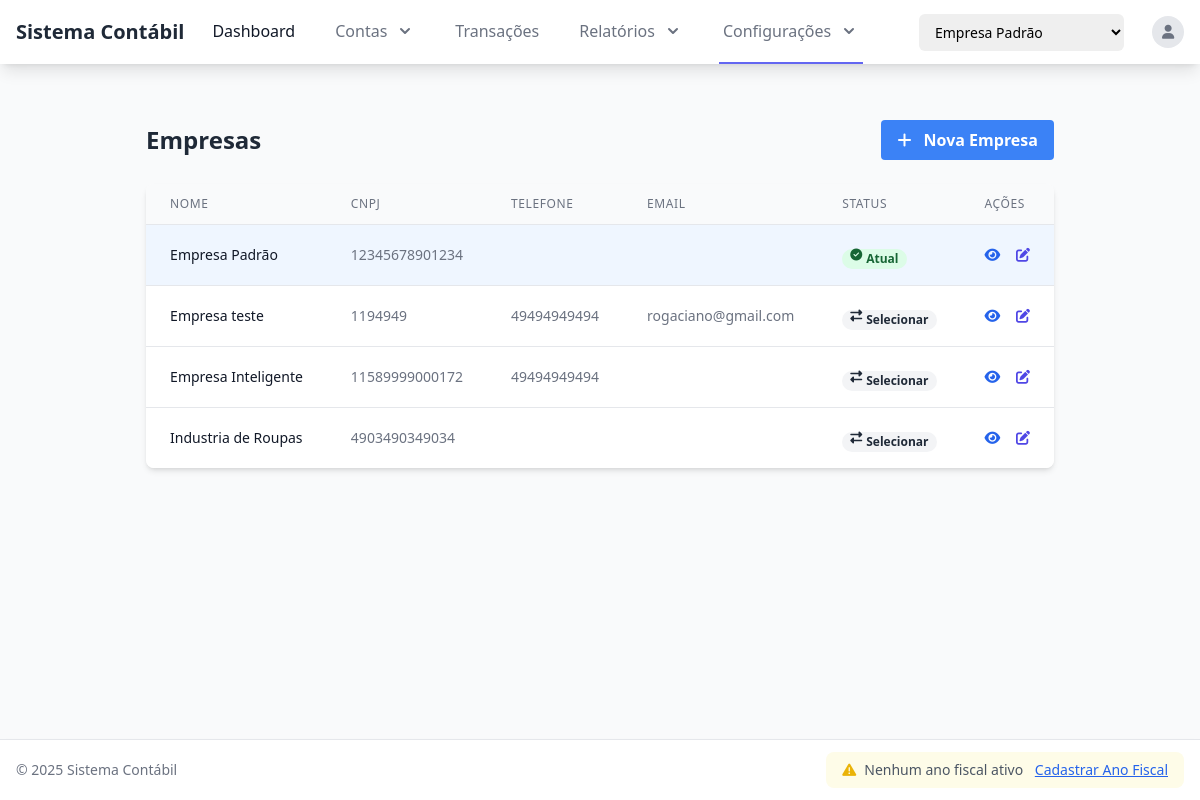
Page /companies/ (signed in) on the earlier database version.
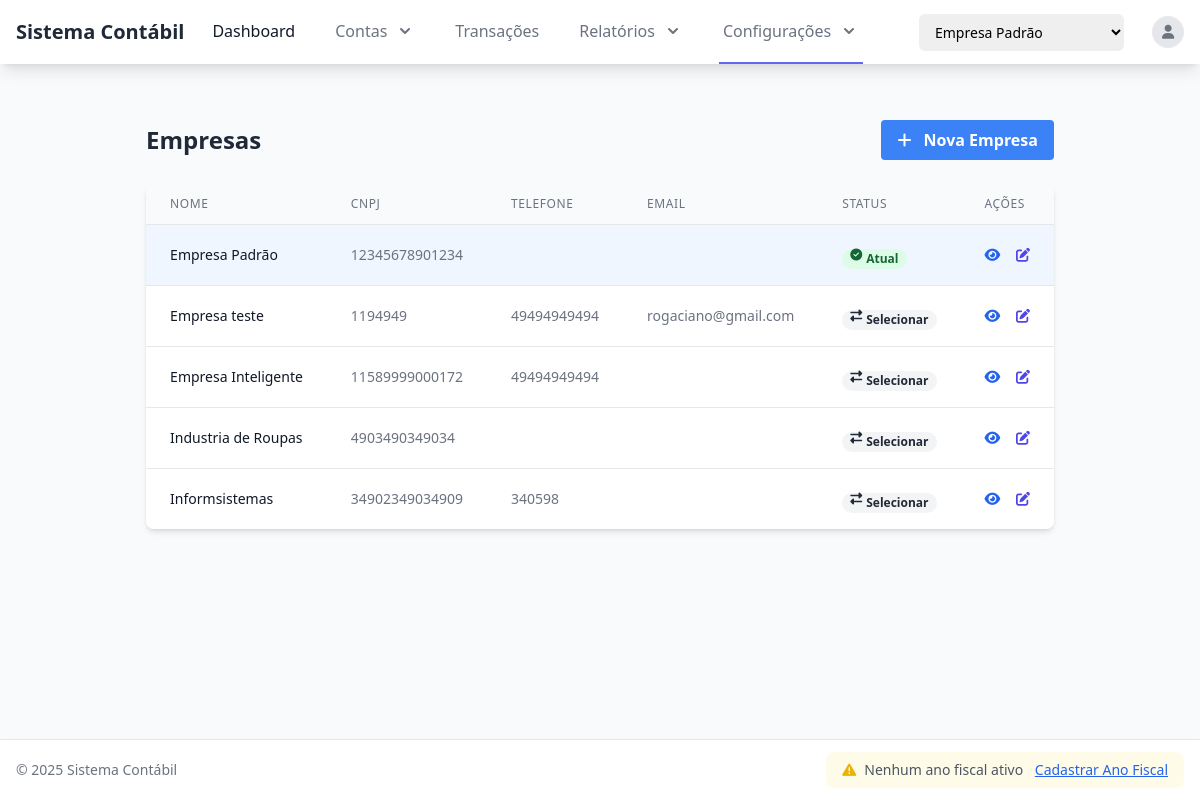
Same page on the later database version.
### accounts/models.py (models this page shows, shortened)
class Company(models.Model):
    name = models.CharField(_('Nome'), max_length=100)
    tax_id = models.CharField(_('CNPJ'), max_length=14, unique=True)
    address = models.TextField(_('Endereço'), blank=True)
    phone = models.CharField(_('Telefone'), max_length=20, blank=True)
    email = models.EmailField(_('Email'), blank=True)
    created_at = models.DateTimeField(_('Criado em'), auto_now_add=True)
    updated_at = models.DateTimeField(_('Atualizado em'), auto_now=True)
    class Meta:
        verbose_name = _('Empresa')
        verbose_name_plural = _('Empresas')

### core/views.py (the view)
# urls.py: path('companies/', views.CompanyListView.as_view(), name='company_list'),
class CompanyListView(LoginRequiredMixin, ListView):
    model = Company
    template_name = 'core/company_list.html'
    context_object_name = 'companies'
    def get_queryset(self):
        try:
            user_profile = self.request.user.profile
            return user_profile.companies.all()
        except UserProfile.DoesNotExist:
            return Company.objects.none()
    def get_context_data(self, **kwargs):
        context = super().get_context_data(**kwargs)
        context['current_company'] = getattr(self.request, 'current_company', None)
        return context

### core/context_processors.py (called while the page is built)
def active_fiscal_year(request):
    context = {
        'active_fiscal_year': None
    }
    if hasattr(request, 'current_company') and request.current_company:
        today = date.today()
        fiscal_year = FiscalYear.objects.filter(
            company=request.current_company,
            start_date__lte=today,
            end_date__gte=today,
            is_closed=False
        ).first()
        context['active_fiscal_year'] = fiscal_year
    return context

### templates/core/company_list.html (shortened to what this page needs)
{% extends 'base.html' %}
{% load static %}
{% block content %}
<div class="container mx-auto px-4 py-8">
    <div class="flex justify-between items-center mb-6">
        <h1 class="text-2xl font-bold text-gray-800">Empresas</h1>
        <a href="{% url 'company_create' %}" class="bg-blue-500 hover:bg-blue-600 text-white font-semibold py-2 px-4 rounded">
            <i class="fas fa-plus mr-2"></i> Nova Empresa
        </a>
    </div>
    {% if companies %}
        <div class="bg-white shadow-md rounded-lg overflow-hidden">
            <table class="min-w-full divide-y divide-gray-200">
                <thead class="bg-gray-50">
                    <tr>
                        <th scope="col" class="px-6 py-3 text-left text-xs font-medium text-gray-500 uppercase tracking-wider">Nome</th>
                        <th scope="col" class="px-6 py-3 text-left text-xs font-medium text-gray-500 uppercase tracking-wider">CNPJ</th>
                        <th scope="col" class="px-6 py-3 text-left text-xs font-medium text-gray-500 uppercase tracking-wider">Telefone</th>
                        <th scope="col" class="px-6 py-3 text-left text-xs font-medium text-gray-500 uppercase tracking-wider">Email</th>
                        <th scope="col" class="px-6 py-3 text-left text-xs font-medium text-gray-500 uppercase tracking-wider">Status</th>
                        <th scope="col" class="px-6 py-3 text-left text-xs font-medium text-gray-500 uppercase tracking-wider">Ações</th>
                    </tr>
                </thead>
                <tbody class="bg-white divide-y divide-gray-200">
                    {% for company in companies %}
                        <tr class="{% if current_company.id == company.id %}bg-blue-50{% endif %}">
                            <td class="px-6 py-4 whitespace-nowrap">
                                <div class="text-sm font-medium text-gray-900">{{ company.name }}</div>
                            </td>
                            <td class="px-6 py-4 whitespace-nowrap">
                                <div class="text-sm text-gray-500">{{ company.tax_id }}</div>
                            </td>
                            <td class="px-6 py-4 whitespace-nowrap">
                                <div class="text-sm text-gray-500">{{ company.phone }}</div>
                            </td>
                            <td class="px-6 py-4 whitespace-nowrap">
                                <div class="text-sm text-gray-500">{{ company.email }}</div>
                            </td>
                            <td class="px-6 py-4 whitespace-nowrap">
                                {% if current_company.id == company.id %}
                                    <span class="px-2 inline-flex text-xs leading-5 font-semibold rounded-full bg-green-100 text-green-800">
                                        <i class="fas fa-check-circle mr-1"></i> Atual
                                    </span>
                                {% else %}
                                    <form action="{% url 'set_current_company' %}" method="post" class="inline">
                                        <button type="submit" class="px-2 inline-flex text-xs leading-5 font-semibold rounded-full bg-gray-100 text-gray-800 hover:bg-blue-100 hover:text-blue-800">
                                            <i class="fas fa-exchange-alt mr-1"></i> Selecionar
                                        </button>
                                    </form>
                                {% endif %}
                            </td>
                            <td class="px-6 py-4 whitespace-nowrap text-sm font-medium">
                                <a href="{% url 'company_detail' company.id %}" class="text-blue-600 hover:text-blue-900 mr-3">
                                    <i class="fas fa-eye"></i>
                                </a>
                                <a href="{% url 'company_update' company.id %}" class="text-indigo-600 hover:text-indigo-900">
                                    <i class="fas fa-edit"></i>
                                </a>
                            </td>
                        </tr>
                    {% endfor %}
                </tbody>
            </table>
        </div>
    {% endif %}
</div>
{% endblock %}

### templates/base.html (shortened to what this page needs)
<!DOCTYPE html>
<html lang="pt-br" class="h-full">
<head>
    {% load static %}
    <script src="https://cdn.tailwindcss.com"></script>
    <link href="https://cdn.jsdelivr.net/npm/select2@4.1.0-rc.0/dist/css/select2.min.css" rel="stylesheet" />
    <link rel="stylesheet" href="https://cdnjs.cloudflare.com/ajax/libs/font-awesome/6.5.1/css/all.min.css" />
</head>
<body class="bg-gray-50 flex flex-col min-h-screen">
    <nav class="bg-white shadow-lg">
        <div class="max-w-7xl mx-auto px-4">
            <div class="flex justify-between h-16">
                <div class="flex">
                    <div class="flex-shrink-0 flex items-center">
                        <a href="{% url 'dashboard' %}" class="text-xl font-bold text-gray-800">
                            Sistema Contábil
                        </a>
                    </div>
                    <div class="hidden md:ml-6 md:flex md:space-x-8">
                        <a href="{% url 'dashboard' %}" class="nav-link {% if request.resolver_match.url_name == 'dashboard' %}active{% endif %} text-gray-900">
                            Dashboard
                        </a>
                        <div class="relative" x-data="{ open: false }" @click.away="open = false">
                            <a href="#" @click.prevent="open = !open" class="nav-link {% if 'account' in request.resolver_match.url_name %}active{% endif %} text-gray-500">
                                Contas
                                <svg class="ml-2 h-5 w-5" xmlns="http://www.w3.org/2000/svg" viewBox="0 0 20 20" fill="currentColor">
                                    <path fill-rule="evenodd" d="M5.293 7.293a1 1 0 011.414 0L10 10.586l3.293-3.293a1 1 0 111.414 1.414l-4 4a1 1 0 01-1.414 0l-4-4a1 1 0 010-1.414z" clip-rule="evenodd" />
                                </svg>
                            </a>
                        </div>
                        <a href="{% url 'transaction_list' %}" class="nav-link {% if 'transaction' in request.resolver_match.url_name %}active{% endif %} text-gray-500">
                            Transações
                        </a>
                        <div class="relative" x-data="{ open: false }" @click.away="open = false">
                            <a href="#" @click.prevent="open = !open" class="nav-link {% if 'report' in request.resolver_match.url_name %}active{% endif %} text-gray-500">
                                Relatórios
                                <svg class="ml-2 h-5 w-5" xmlns="http://www.w3.org/2000/svg" viewBox="0 0 20 20" fill="currentColor">
                                    <path fill-rule="evenodd" d="M5.293 7.293a1 1 0 011.414 0L10 10.586l3.293-3.293a1 1 0 111.414 1.414l-4 4a1 1 0 01-1.414 0l-4-4a1 1 0 010-1.414z" clip-rule="evenodd" />
                                </svg>
                            </a>
                        </div>
                        <div class="relative" x-data="{ open: false }" @click.away="open = false">
                            <a href="#" @click.prevent="open = !open" class="nav-link {% if 'company' in request.resolver_match.url_name or 'fiscal_year' in request.resolver_match.url_name %}active{% endif %} text-gray-500">
                                Configurações
                                <svg class="ml-2 h-5 w-5" xmlns="http://www.w3.org/2000/svg" viewBox="0 0 20 20" fill="currentColor">
                                    <path fill-rule="evenodd" d="M5.293 7.293a1 1 0 011.414 0L10 10.586l3.293-3.293a1 1 0 111.414 1.414l-4 4a1 1 0 01-1.414 0l-4-4a1 1 0 010-1.414z" clip-rule="evenodd" />
                                </svg>
                            </a>
                        </div>
                    </div>
                </div>
                <div class="hidden md:ml-6 md:flex md:items-center">
                    {% if user.is_authenticated and user.profile.companies.exists %}
                    <div class="mr-4">
                        <form id="company-selector-form" action="{% url 'set_current_company' %}" method="post" class="flex items-center">
                            <select id="company-selector" name="company_id" class="select2-widget form-select block w-full pl-3 pr-10 py-2 text-base border-gray-300 focus:outline-none focus:ring-indigo-500 focus:border-indigo-500 sm:text-sm rounded-md" onchange="this.form.submit()">
                                {% for company in user.profile.companies.all %}
                                <option value="{{ company.id }}" {% if request.session.current_company_id == company.id %}selected{% endif %}>
                                    {{ company.name }}
                                </option>
                                {% endfor %}
                            </select>
                        </form>
                    </div>
                    {% endif %}
                    <div class="ml-3 relative" x-data="{ open: false }" @click.away="open = false">
                        <button @click="open = !open" class="flex text-sm rounded-full focus:outline-none focus:ring-2 focus:ring-offset-2 focus:ring-indigo-500">
                            <div class="h-8 w-8 rounded-full bg-gray-200 flex items-center justify-center">
                                <i class="fas fa-user text-gray-500"></i>
                            </div>
                        </button>
                    </div>
                </div>
            </div>
        </div>
    </nav>
    <main class="max-w-7xl mx-auto py-6 sm:px-6 lg:px-8 flex-1">
        {% block content %}{% endblock %}
    </main>
    <footer class="bg-white border-t border-gray-200 shadow-md">
        <div class="max-w-7xl mx-auto px-4 py-3">
            <div class="flex flex-col md:flex-row justify-between items-center text-sm text-gray-600">
                <div class="flex items-center mb-2 md:mb-0">
                    <span class="text-gray-500">&copy; {% now "Y" %} Sistema Contábil</span>
                </div>
                {% if active_fiscal_year %}
                <div class="flex items-center bg-blue-50 px-4 py-2 rounded-lg">
                    <i class="fas fa-calendar-alt mr-2 text-blue-500"></i>
                    <div>
                        <span class="font-semibold">Ano Fiscal Ativo:</span>
                        <span class="mx-1">{{ active_fiscal_year.year }}</span>
                        <span class="text-gray-500">|</span>
                        <span class="mx-1">{{ active_fiscal_year.start_date|date:"d/m/Y" }} - {{ active_fiscal_year.end_date|date:"d/m/Y" }}</span>
                        {% if active_fiscal_year.is_closed %}
                        <span class="ml-2 bg-red-100 text-red-800 text-xs font-medium px-2 py-0.5 rounded">Fechado</span>
                        {% else %}
                        <span class="ml-2 bg-green-100 text-green-800 text-xs font-medium px-2 py-0.5 rounded">Aberto</span>
                        {% endif %}
                    </div>
                </div>
                {% else %}
                <div class="flex items-center bg-yellow-50 px-4 py-2 rounded-lg">
                    <i class="fas fa-exclamation-triangle mr-2 text-yellow-500"></i>
                    <div>
                        <span>Nenhum ano fiscal ativo</span>
                        <a href="{% url 'fiscal_year_create' %}" class="ml-2 text-blue-600 hover:text-blue-800 underline">Cadastrar Ano Fiscal</a>
                    </div>
                </div>
                {% endif %}
            </div>
        </div>
    </footer>
</body>
</html>

### templates/base.html (style rules this page uses)
.nav-link { display: inline-flex; align-items: center; height: 4rem; padding-left: 0.25rem; padding-right: 0.25rem; border-bottom-width: 2px; border-color: transparent; }
.nav-link.active { border-color: #6366f1; }
body { display: flex; flex-direction: column; min-height: 100vh; }
main { flex: 1; }
footer { position: sticky; bottom: 0; width: 100%; z-index: 10; }

Differences in the rows shown:
added Company: name "Informsistemas", tax_id "34902349034909", phone "340598"
